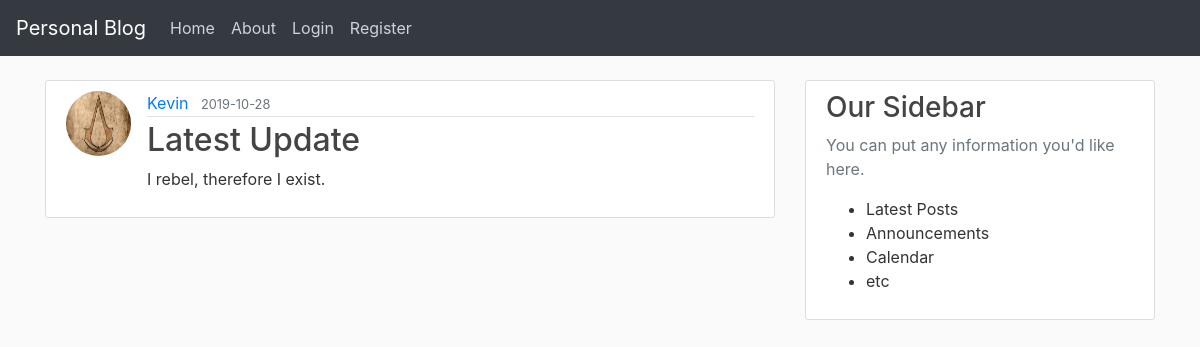
/post/10, run on the app's committed database.
### flaskblog/models.py (models this page shows, shortened)
class User(db.Model,UserMixin):
    id = db.Column(db.Integer, primary_key=True)
    username = db.Column(db.String(80), unique=True, nullable=False)
    email = db.Column(db.String(120), unique=True, nullable=False)
    image_file = db.Column(db.String(20),nullable=False,default='default.jpg')
    password = db.Column(db.String(60),nullable=False)
    posts = db.relationship('Post',backref='author',lazy=True)

class Post(db.Model):
  id = db.Column(db.Integer, primary_key=True)
  title = db.Column(db.String(100),nullable=False)
  date_posted = db.Column(db.DateTime,nullable=False,default=datetime.utcnow)
  content = db.Column(db.Text,nullable=False)
  user_id = db.Column(db.Integer,db.ForeignKey('user.id'),nullable=False)

### flaskblog/routes.py (the view)
@app.route('/post/<int:post_id>')
def post(post_id):
    post = Post.query.get_or_404(post_id)
    return render_template('post.html',title=post.title,post=post)

### flaskblog/templates/post.html (shortened to what this page needs)
{% extends 'layout.html' %}
{% block content %}
  <article class="media content-section">
    <img src="{{ url_for('static',filename='profile_pics/' + post.author.image_file) }}" alt="user profile image"
      class="rounded-circle article-img">
    <div class="media-body">
      <div class="article-metadata">
        <a href="#" class="mr-2">{{ post.author.username }}</a>
        <small class="text-muted">{{ post.date_posted.strftime('%Y-%m-%d') }}</small>
      </div>
      <h2 class="article-title">{{ post.title }}</h2>
      <p class="article-content">{{ post.content }}</p>
    </div>
  </article>
{% endblock content %}

### flaskblog/static/main.css (style rules this page uses)
body { background: #fafafa; color: #333333; margin-top: 5rem; }
h1, h2, h3, h4, h5, h6 { color: #444444; }
.content-section { background: #ffffff; padding: 10px 20px; border: 1px solid #dddddd; border-radius: 3px; margin-bottom: 20px; }
.article-title { color: #444444; }
.article-content { white-space: pre-line; }
.article-img { height: 65px; width: 65px; margin-right: 16px; }
.article-metadata { padding-bottom: 1px; margin-bottom: 4px; border-bottom: 1px solid #e3e3e3; }

### data on the page
User: image_file (picture), author.username "Kevin"
Post: date_posted "2019-10-28", title "Latest Update", content "I rebel, therefore I exist."
